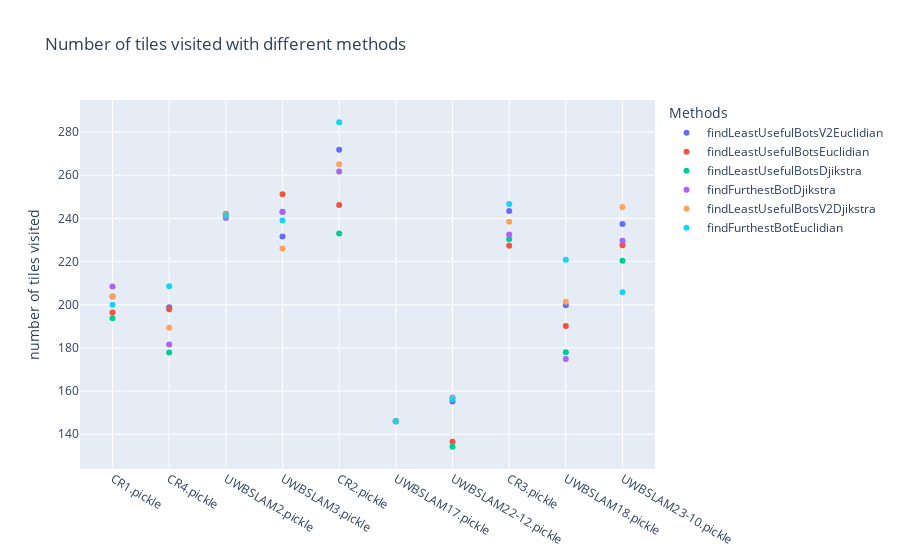

The cell this chart's notebook holds for it:
### Code cell
fig = go.Figure()
for j, parameter in enumerate(parametersToTest):
    fig.add_trace(go.Scatter(x=rooms, y=pSeries[j],
                        mode='markers',
                        name=parameter))


fig.update_layout(
    title="Number of tiles visited with different methods",
    yaxis_title="number of tiles visited",
    legend_title="Methods",

)      
fig.show()

### Figure 1 — Plotly figure (JSON) as saved in the notebook; plotly's stock layout.template omitted (floating-point values rounded to 4 significant figures)
{"data": [{"mode": "markers", "name": "findLeastUsefulBotsV2Euclidian", "type": "scatter", "x": ["CR1.pickle", "CR4.pickle", "UWBSLAM2.pickle", "UWBSLAM3.pickle", "CR2.pickle", "UWBSLAM17.pickle", "UWBSLAM22-12.pickle", "CR3.pickle", "UWBSLAM18.pickle", "UWBSLAM23-10.pickle"], "y": [203.8, 198.9, 241.8, 231.6, 271.8, 146, 155.2, 243.5, 199.7, 237.4]}, {"mode": "markers", "name": "findLeastUsefulBotsEuclidian", "type": "scatter", "x": ["CR1.pickle", "CR4.pickle", "UWBSLAM2.pickle", "UWBSLAM3.pickle", "CR2.pickle", "UWBSLAM17.pickle", "UWBSLAM22-12.pickle", "CR3.pickle", "UWBSLAM18.pickle", "UWBSLAM23-10.pickle"], "y": [196.4, 197.9, 242, 251.2, 246.2, 146, 136.5, 227.3, 190.1, 227.6]}, {"mode": "markers", "name": "findLeastUsefulBotsDjikstra", "type": "scatter", "x": ["CR1.pickle", "CR4.pickle", "UWBSLAM2.pickle", "UWBSLAM3.pickle", "CR2.pickle", "UWBSLAM17.pickle", "UWBSLAM22-12.pickle", "CR3.pickle", "UWBSLAM18.pickle", "UWBSLAM23-10.pickle"], "y": [193.8, 177.9, 242, 243.1, 233, 146, 134.2, 230.3, 178, 220.3]}, {"mode": "markers", "name": "findFurthestBotDjikstra", "type": "scatter", "x": ["CR1.pickle", "CR4.pickle", "UWBSLAM2.pickle", "UWBSLAM3.pickle", "CR2.pickle", "UWBSLAM17.pickle", "UWBSLAM22-12.pickle", "CR3.pickle", "UWBSLAM18.pickle", "UWBSLAM23-10.pickle"], "y": [208.5, 181.6, 240.2, 243, 261.8, 146, 157, 232.5, 174.9, 229.7]}, {"mode": "markers", "name": "findLeastUsefulBotsV2Djikstra", "type": "scatter", "x": ["CR1.pickle", "CR4.pickle", "UWBSLAM2.pickle", "UWBSLAM3.pickle", "CR2.pickle", "UWBSLAM17.pickle", "UWBSLAM22-12.pickle", "CR3.pickle", "UWBSLAM18.pickle", "UWBSLAM23-10.pickle"], "y": [203.8, 189.3, 241.8, 226.1, 265.1, 146, 156.7, 238.5, 201.4, 245.3]}, {"mode": "markers", "name": "findFurthestBotEuclidian", "type": "scatter", "x": ["CR1.pickle", "CR4.pickle", "UWBSLAM2.pickle", "UWBSLAM3.pickle", "CR2.pickle", "UWBSLAM17.pickle", "UWBSLAM22-12.pickle", "CR3.pickle", "UWBSLAM18.pickle", "UWBSLAM23-10.pickle"], "y": [200, 208.6, 241.4, 239, 284.6, 146, 156.3, 246.7, 220.9, 205.8]}], "layout": {"legend": {"title": {"text": "Methods"}}, "title": {"text": "Number of tiles visited with different methods"}, "yaxis": {"title": {"text": "number of tiles visited"}}}}
